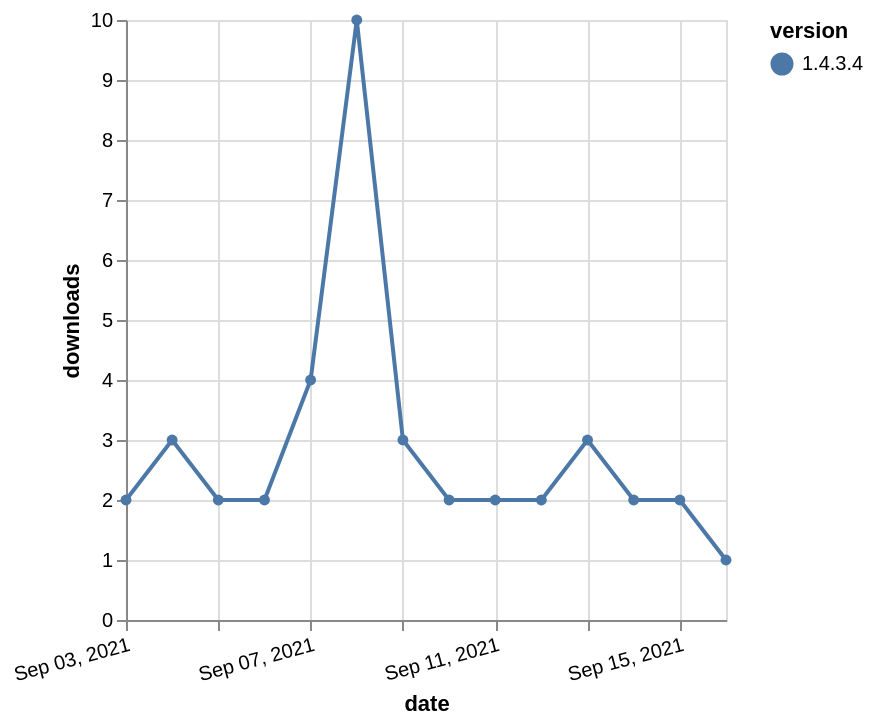

Source (Vega-Lite JSON):
### Vega-Lite specification from a JSON file in a GitHub repository (floating-point values rounded to 4 significant figures)
{"$schema": "https://vega.github.io/schema/vega-lite/v5.json", "description": "A simple bar chart with embedded data.", "data": {"values": [{"date": "2021-09-03", "total": 2321, "delta": 2, "version": "1.4.3.4"}, {"date": "2021-09-04", "total": 2324, "delta": 3, "version": "1.4.3.4"}, {"date": "2021-09-05", "total": 2326, "delta": 2, "version": "1.4.3.4"}, {"date": "2021-09-06", "total": 2328, "delta": 2, "version": "1.4.3.4"}, {"date": "2021-09-07", "total": 2332, "delta": 4, "version": "1.4.3.4"}, {"date": "2021-09-08", "total": 2342, "delta": 10, "version": "1.4.3.4"}, {"date": "2021-09-09", "total": 2345, "delta": 3, "version": "1.4.3.4"}, {"date": "2021-09-10", "total": 2347, "delta": 2, "version": "1.4.3.4"}, {"date": "2021-09-11", "total": 2349, "delta": 2, "version": "1.4.3.4"}, {"date": "2021-09-12", "total": 2351, "delta": 2, "version": "1.4.3.4"}, {"date": "2021-09-13", "total": 2354, "delta": 3, "version": "1.4.3.4"}, {"date": "2021-09-14", "total": 2356, "delta": 2, "version": "1.4.3.4"}, {"date": "2021-09-15", "total": 2358, "delta": 2, "version": "1.4.3.4"}, {"date": "2021-09-16", "total": 2359, "delta": 1, "version": "1.4.3.4"}]}, "width": "container", "mark": {"type": "line", "point": {"filled": true}}, "encoding": {"x": {"field": "date", "type": "temporal", "timeUnit": "yearmonthdate", "title": "date", "axis": {"labelAngle": -15}}, "y": {"field": "delta", "type": "quantitative", "title": "downloads"}, "color": {"field": "version", "type": "nominal"}, "tooltip": {"field": "delta"}}}
